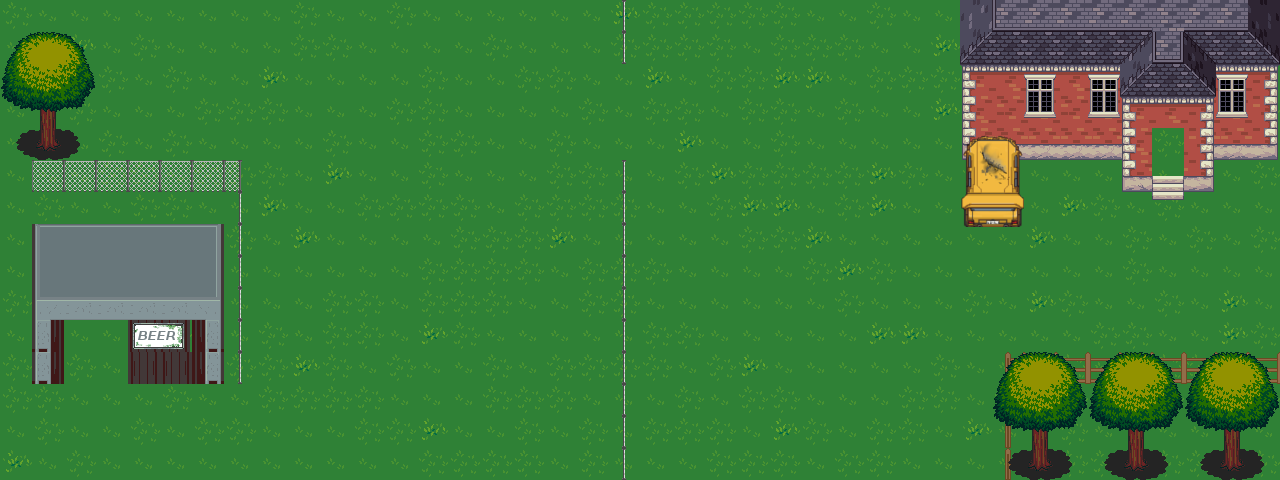

Tiled map render using the project's own tile images. Description and the map definition, with tile-layer contents summarised, below:
An orthogonal 40x15 tile map with 32x32 px tiles, 5 tile layers (grass, fence, buildings3, buildings1, ...), 1 hidden layer not drawn, 11 tilesets and 15 objects (5x region, 5x npc, 3x trigger, 2x path).

<map version="1.0" orientation="orthogonal" width="40" height="15" tilewidth="32" tileheight="32">
 <properties>
  <property name="beers_to_win" value="12" />
  <property name="name" value="level2" />
  <property name="seconds" value="90" />
  <property name="start_x" value="1138" />
  <property name="start_y" value="128" />
  <property name="store_x" value="0" />
  <property name="store_y" value="480" />
 </properties>
 <tileset firstgid="1" name="grass" tilewidth="32" tileheight="32">
  <image source="../web/img/grass.png" width="96" height="192" />
 </tileset>
 <tileset firstgid="19" name="sidewalk" tilewidth="32" tileheight="32">
  <image source="../web/img/sidewalk.png" width="128" height="224" />
 </tileset>
 <tileset firstgid="47" name="street" tilewidth="32" tileheight="32">
  <image source="../web/img/street.png" width="800" height="608" />
 </tileset>
 <tileset firstgid="522" name="house" tilewidth="32" tileheight="32">
  <image source="../web/img/house.png" width="288" height="224" />
 </tileset>
 <tileset firstgid="585" name="cars" tilewidth="32" tileheight="32">
  <image source="../web/img/cars.png" width="480" height="352" />
 </tileset>
 <tileset firstgid="750" name="building" tilewidth="32" tileheight="32">
  <image source="../web/img/building.png" width="256" height="256" />
 </tileset>
 <tileset firstgid="814" name="fence" tilewidth="32" tileheight="32">
  <image source="../web/img/fence.png" width="96" height="128" />
 </tileset>
 <tileset firstgid="826" name="trees" tilewidth="32" tileheight="32">
  <image source="../web/img/trees.png" width="192" height="320" />
 </tileset>
 <tileset firstgid="886" name="apartments" tilewidth="32" tileheight="32">
  <image source="../web/img/apartments.png" width="640" height="480" />
 </tileset>
 <tileset firstgid="1186" name="cars_horiz" tilewidth="192" tileheight="96">
  <image source="../web/img/cars_moving_horiz.png" width="384" height="192" />
 </tileset>
 <tileset firstgid="1190" name="cars_vert" tilewidth="96" tileheight="160">
  <image source="../web/img/cars_moving_vert.png" width="384" height="161" />
 </tileset>
 <layer name="grass" width="40" height="15">
  <data>[600 cells, 600 non-empty, 3 distinct tile ids]</data>
 </layer>
 <layer name="road-sidewalk" width="40" height="15" visible="0">
  <data>[600 cells, 348 non-empty, 24 distinct tile ids]</data>
 </layer>
 <layer name="fence" width="40" height="15">
  <properties>
   <property name="blocking" value="true" />
  </properties>
  <data>[600 cells, 37 non-empty, 6 distinct tile ids]</data>
 </layer>
 <layer name="buildings3" width="40" height="15">
  <properties>
   <property name="blocking" value="false" />
  </properties>
  <data>[600 cells, 2 non-empty, 2 distinct tile ids]</data>
 </layer>
 <layer name="buildings1" width="40" height="15">
  <properties>
   <property name="blocking" value="true" />
  </properties>
  <data>[600 cells, 123 non-empty, 46 distinct tile ids]</data>
 </layer>
 <layer name="buildings2" width="40" height="15">
  <properties>
   <property name="blocking" value="true" />
  </properties>
  <data>[600 cells, 21 non-empty, 17 distinct tile ids]</data>
 </layer>
 <objectgroup name="triggers" width="40" height="15" visible="0">
  <object name="store1" type="trigger" x="64" y="320" width="32" height="32">
   <properties>
    <property name="type" value="beer_store" />
   </properties>
  </object>
  <object name="store2" type="trigger" x="96" y="320" width="32" height="32">
   <properties>
    <property name="type" value="beer_store" />
   </properties>
  </object>
  <object name="party1" type="trigger" x="1152" y="128" width="32" height="32">
   <properties>
    <property name="type" value="party_arrival" />
   </properties>
  </object>
 </objectgroup>
 <objectgroup name="regions" width="40" height="15" visible="0">
  <object name="region1" type="region" x="1024" y="224" width="256" height="96" />
  <object name="region2" type="region" x="640" y="0" width="64" height="480" />
  <object name="region3" type="region" x="0" y="384" width="256" height="96" />
  <object name="region4" type="region" x="416" y="0" width="32" height="480" />
  <object name="region5" type="region" x="256" y="0" width="32" height="480" />
 </objectgroup>
 <objectgroup name="paths" width="40" height="15" visible="0">
  <object name="path1" type="path" x="832" y="-160" width="64" height="640">
   <properties>
    <property name="spawn_at" value="200" />
    <property name="x1" value="832" />
    <property name="x2" value="832" />
    <property name="y1" value="-160" />
    <property name="y2" value="640" />
   </properties>
  </object>
  <object name="path2" type="path" x="768" y="-160" width="64" height="640">
   <properties>
    <property name="spawn_at" value="200" />
    <property name="x1" value="768" />
    <property name="x2" value="768" />
    <property name="y1" value="640" />
    <property name="y2" value="-160" />
   </properties>
  </object>
 </objectgroup>
 <objectgroup name="npcs" width="40" height="15" visible="0">
  <object name="npc1" type="npc" x="1024" y="256" width="64" height="64">
   <properties>
    <property name="direction" value="right" />
    <property name="region" value="region1" />
    <property name="speed" value="1" />
   </properties>
  </object>
  <object name="npc2" type="npc" x="640" y="96" width="64" height="64">
   <properties>
    <property name="direction" value="down" />
    <property name="region" value="region2" />
    <property name="speed" value="2" />
   </properties>
  </object>
  <object name="npc3" type="npc" x="416" y="32" width="64" height="64">
   <properties>
    <property name="direction" value="down" />
    <property name="region" value="region4" />
    <property name="speed" value="2" />
   </properties>
  </object>
  <object name="npc4" type="npc" x="256" y="32" width="64" height="64">
   <properties>
    <property name="direction" value="up" />
    <property name="region" value="region5" />
    <property name="speed" value="3" />
   </properties>
  </object>
  <object name="npc5" type="npc" x="32" y="384" width="64" height="64">
   <properties>
    <property name="direction" value="left" />
    <property name="region" value="region3" />
    <property name="speed" value="2" />
   </properties>
  </object>
 </objectgroup>
</map>
